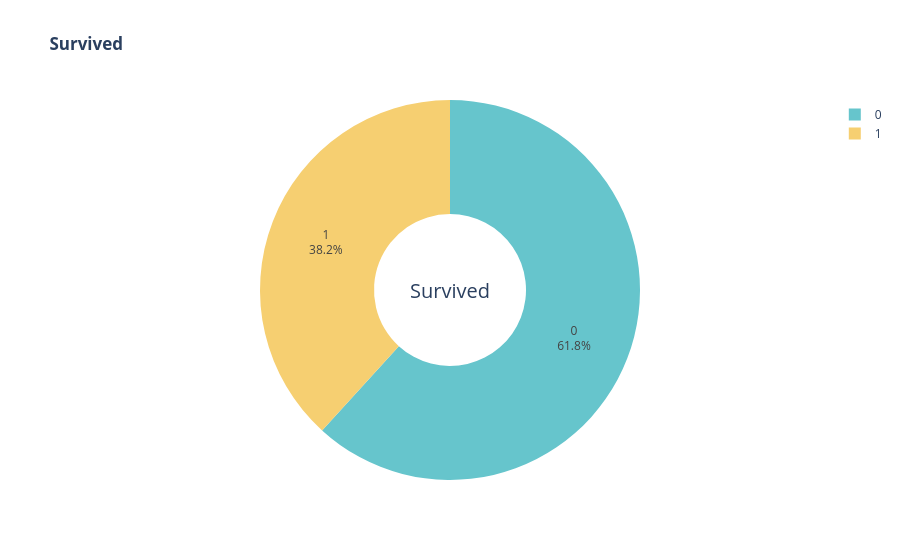

Notebook cell for this chart:
### Code cell
fig = px.pie(df, names="Survived",
            title="<b> Survived </b>",
            color_discrete_sequence=px.colors.qualitative.Pastel,
            hole=0.4)
fig.update_traces(textinfo="percent+label")
fig.update_layout(annotations = [dict(text = "Survived", font_size = 20, x = 0.5, y = 0.5, showarrow=False)])
fig.show()

### Figure 1 — Plotly figure (JSON) as saved in the notebook; plotly's stock layout.template omitted (floating-point values rounded to 4 significant figures; data arrays with more than 128 entries replaced by an {"elided": "..."} marker saying what was removed)
{"data": [{"domain": {"x": [0, 1], "y": [0, 1]}, "hole": 0.4, "hovertemplate": "Survived=%{label}<extra></extra>", "labels": {"elided": "889 int values"}, "legendgroup": "", "name": "", "showlegend": true, "textinfo": "percent+label", "type": "pie"}], "layout": {"annotations": [{"font": {"size": 20}, "showarrow": false, "text": "Survived", "x": 0.5, "y": 0.5}], "legend": {"tracegroupgap": 0}, "piecolorway": ["rgb(102, 197, 204)", "rgb(246, 207, 113)", "rgb(248, 156, 116)", "rgb(220, 176, 242)", "rgb(135, 197, 95)", "rgb(158, 185, 243)", "rgb(254, 136, 177)", "rgb(201, 219, 116)", "rgb(139, 224, 164)", "rgb(180, 151, 231)", "rgb(179, 179, 179)"], "title": {"text": "<b> Survived </b>"}}}
